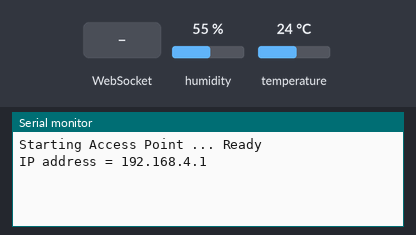
Bench run of a sketch on a simulated ESP32. Shown: the last lines printed to the serial monitor. Inputs (shaded band) come from the test bench; at power-on: humidity 55 %, temperature 24 °C. Storage starts empty.

Above: at 1.2 s.
1.3 s: WebSocket text "random_intensity" received
At 2.3 s:
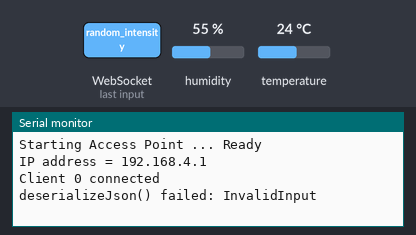
2.8 s: WebSocket text "1" received
At 3.5 s:
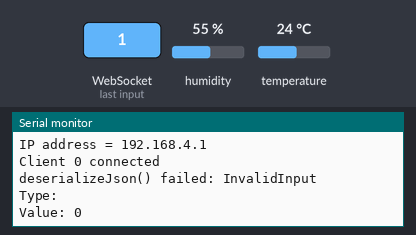

Measured:
- after the input at 1.3 s, the serial monitor: prints a new line at once (image 1)
- after the input at 2.8 s, the serial monitor: prints a new line at once (image 2)

The sketch:

ESP32WebserverPlots.ino
```cpp
// ---------------------------------------------------------------------------------------
//
// Demonstration of how to show plots on an ESP32 with a webserver (device used for tests: ESP32-WROOM-32D).
// The code emulates sensor data that is shown on a chart in the webserver and automatically updated through websockets.
//
// For installation, the following library needs to be installed under Sketch -> Include Library -> Manage Libraries:
// * ArduinoJson by Benoit Blanchon
//
// The following to libraries need to be downloaded, unpacked and copied to the "Arduino\libraries" folder
// (Required for ESPAsyncWebServer)
// https://github.com/me-no-dev/ESPAsyncWebServer
// https://github.com/me-no-dev/AsyncTCP
//
// Required to make SPIFFS.h work:
// https://github.com/me-no-dev/arduino-esp32fs-plugin/releases/
// see as well: https://randomnerdtutorials.com/install-esp32-filesystem-uploader-arduino-ide/
//
// Favicon downloaded from: https://icons8.com/icons/set/favicon
//
// Written by mo thunderz (last update: 11.09.2022)
// ---------------------------------------------------------------------------------------

#include <WiFi.h>                                     // needed to connect to WiFi
#include <ESPAsyncWebServer.h>                        // needed to create a simple webserver (make sure tools -> board is set to ESP32, otherwise you will get a "WebServer.h: No such file or directory" error)
#include <WebSocketsServer.h>                         // needed for instant communication between client and server through Websockets
#include <ArduinoJson.h>                              // needed for JSON encapsulation (send multiple variables with one string)
#include <SPIFFS.h>
//------------------------------sensor
#include<DHT.h>
#define DHTsensor 19

DHT dht(19, DHT11);
// SSID and password of Wifi connection:
const char* ssid = "ESP32";
const char* password = "06042004";

// Configure IP addresses of the local access point

// global variables of the LED selected and the intensity of that LED
int random_intensity = 5;

const int ARRAY_LENGTH = 10;
int sens_vals[ARRAY_LENGTH];

// We want to periodically send values to the clients, so we need to define an "interval" and remember the last time we sent data to the client (with "previousMillis")
int interval = 1000;                                  // send data to the client every 1000ms -> 1s
unsigned long previousMillis = 0;                     // we use the "millis()" command for time reference and this will output an unsigned long

// Initialization of webserver and websocket
AsyncWebServer server(80);
// the server uses port 80 (standard port for websites
WebSocketsServer webSocket = WebSocketsServer(81);    // the websocket uses port 81 (standard port for websockets

void setup() {
  Serial.begin(115200);                               // init serial port for debugging

  dht.begin();

  if (!SPIFFS.begin()) {
    Serial.println("SPIFFS could not initialize");
  }
  Serial.print("Starting Access Point ... ");
  Serial.println(WiFi.softAP(ssid, password) ? "Ready" : "Failed!");

  Serial.print("IP address = ");
  Serial.println(WiFi.softAPIP());

  server.on("/", HTTP_GET, [](AsyncWebServerRequest *request) {    // define here wat the webserver needs to do
    request->send(SPIFFS, "/webpage.html", "text/html");
  });

  server.onNotFound([](AsyncWebServerRequest *request) {
    request->send(404, "text/plain", "File not found");
  });

  server.serveStatic("/", SPIFFS, "/");

  webSocket.begin();                                  // start websocket
  webSocket.onEvent(webSocketEvent);                  // define a callback function -> what does the ESP32 need to do when an event from the websocket is received? -> run function "webSocketEvent()"

  server.begin();                                     // start server -> best practise is to start the server after the websocket
}

void loop() {
  webSocket.loop();                                   // Update function for the webSockets
  unsigned long now = millis();                       // read out the current "time" ("millis()" gives the time in ms since the Arduino started)
  if ((unsigned long)(now - previousMillis) > interval) { // check if "interval" ms has passed since last time the clients were updated
    previousMillis = now;                             // reset previousMillis

    float t = dht.readTemperature();
    float h = dht.readHumidity();

    for(int i=0; i < ARRAY_LENGTH - 1; i++) {
      sens_vals[i] = sens_vals[i+1];
    }
    sens_vals[ARRAY_LENGTH - 1] = round(100 * t);

    sendJsonArray("graph_update", sens_vals);
  }
}

void webSocketEvent(byte num, WStype_t type, uint8_t * payload, size_t length) {      // the parameters of this callback function are always the same -> num: id of the client who send the event, type: type of message, payload: actual data sent and length: length of payload
  switch (type) {                                     // switch on the type of information sent
    case WStype_DISCONNECTED:                         // if a client is disconnected, then type == WStype_DISCONNECTED
      Serial.println("Client " + String(num) + " disconnected");
      break;
    case WStype_CONNECTED:                            // if a client is connected, then type == WStype_CONNECTED
      Serial.println("Client " + String(num) + " connected");

      // send variables to newly connected web client -> as optimization step one could send it just to the new client "num", but for simplicity I left that out here
      sendJson("random_intensity", String(random_intensity));
      sendJsonArray("graph_update", sens_vals);

      break;
    case WStype_TEXT:                                 // if a client has sent data, then type == WStype_TEXT
      // try to decipher the JSON string received
      StaticJsonDocument<200> doc;                    // create JSON container
      DeserializationError error = deserializeJson(doc, payload);
      if (error) {
         Serial.print(F("deserializeJson() failed: "));
        Serial.println(error.f_str());
        return;
      }
      else {
        // JSON string was received correctly, so information can be retrieved:
        const char* l_type = doc["type"];
        const int l_value = doc["value"];
        Serial.println("Type: " + String(l_type));
        Serial.println("Value: " + String(l_value));

        // if random_intensity value is received -> update and write to all web clients
        if(String(l_type) == "random_intensity") {
          random_intensity = int(l_value);
          sendJson("random_intensity", String(l_value));
        }
      }
      Serial.println("");
      break;
  }
}

// Simple function to send information to the web clients
void sendJson(String l_type, String l_value) {
    String jsonString = "";                           // create a JSON string for sending data to the client
    StaticJsonDocument<200> doc;                      // create JSON container
    JsonObject object = doc.to<JsonObject>();         // create a JSON Object
    object["type"] = l_type;                          // write data into the JSON object
    object["value"] = l_value;
    serializeJson(doc, jsonString);                   // convert JSON object to string
    webSocket.broadcastTXT(jsonString);               // send JSON string to all clients
}

// Simple function to send information to the web clients
void sendJsonArray(String l_type, int l_array_values[]) {
    String jsonString = "";                           // create a JSON string for sending data to the client
    const size_t CAPACITY = JSON_ARRAY_SIZE(ARRAY_LENGTH) + 100;
    StaticJsonDocument<CAPACITY> doc;                      // create JSON container

    JsonObject object = doc.to<JsonObject>();         // create a JSON Object
    object["type"] = l_type;                          // write data into the JSON object
    JsonArray value = object.createNestedArray("value");
    for(int i=0; i<ARRAY_LENGTH; i++) {
      value.add(l_array_values[i]);
    }
    serializeJson(doc, jsonString);                   // convert JSON object to string
    webSocket.broadcastTXT(jsonString);               // send JSON string to all clients
}
```
